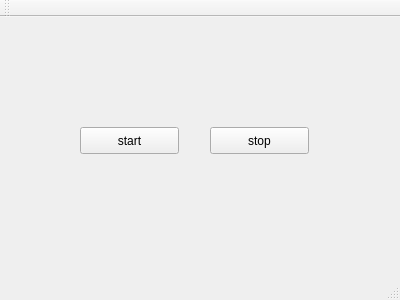
<?xml version="1.0" encoding="UTF-8"?>
<ui version="4.0">
 <class>MainWindow</class>
 <widget class="QMainWindow" name="MainWindow">
  <property name="geometry">
   <rect>
    <x>0</x>
    <y>0</y>
    <width>400</width>
    <height>300</height>
   </rect>
  </property>
  <property name="windowTitle">
   <string>MainWindow</string>
  </property>
  <widget class="QWidget" name="centralWidget">
   <widget class="QPushButton" name="pushButton">
    <property name="geometry">
     <rect>
      <x>80</x>
      <y>110</y>
      <width>99</width>
      <height>27</height>
     </rect>
    </property>
    <property name="text">
     <string>start</string>
    </property>
   </widget>
   <widget class="QPushButton" name="pushButton_2">
    <property name="geometry">
     <rect>
      <x>210</x>
      <y>110</y>
      <width>99</width>
      <height>27</height>
     </rect>
    </property>
    <property name="text">
     <string>stop</string>
    </property>
   </widget>
  </widget>
  <widget class="QMenuBar" name="menuBar">
   <property name="geometry">
    <rect>
     <x>0</x>
     <y>0</y>
     <width>400</width>
     <height>25</height>
    </rect>
   </property>
  </widget>
  <widget class="QToolBar" name="mainToolBar">
   <attribute name="toolBarArea">
    <enum>TopToolBarArea</enum>
   </attribute>
   <attribute name="toolBarBreak">
    <bool>false</bool>
   </attribute>
  </widget>
  <widget class="QStatusBar" name="statusBar"/>
 </widget>
 <layoutdefault spacing="6" margin="11"/>
 <resources/>
 <connections/>
</ui>
